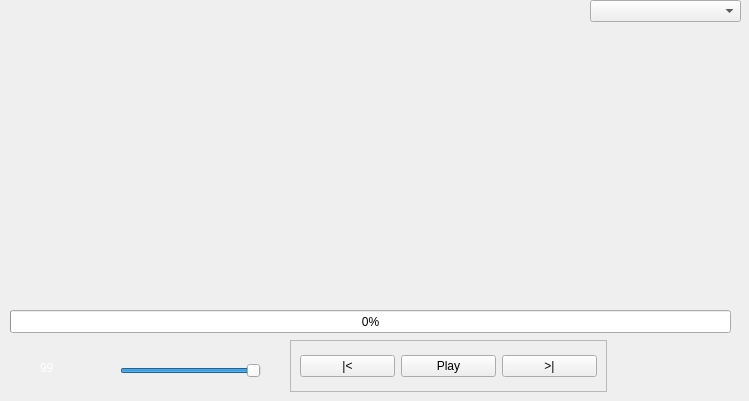
<?xml version="1.0" encoding="UTF-8"?>
<ui version="4.0">
 <class>MainWindow</class>
 <widget class="QMainWindow" name="MainWindow">
  <property name="geometry">
   <rect>
    <x>0</x>
    <y>0</y>
    <width>749</width>
    <height>401</height>
   </rect>
  </property>
  <property name="minimumSize">
   <size>
    <width>749</width>
    <height>401</height>
   </size>
  </property>
  <property name="maximumSize">
   <size>
    <width>749</width>
    <height>401</height>
   </size>
  </property>
  <property name="windowTitle">
   <string>MainWindow</string>
  </property>
  <widget class="QWidget" name="centralwidget">
   <widget class="QFrame" name="frame">
    <property name="geometry">
     <rect>
      <x>290</x>
      <y>340</y>
      <width>317</width>
      <height>52</height>
     </rect>
    </property>
    <property name="frameShape">
     <enum>QFrame::StyledPanel</enum>
    </property>
    <property name="frameShadow">
     <enum>QFrame::Raised</enum>
    </property>
    <layout class="QHBoxLayout" name="horizontalLayout">
     <item>
      <widget class="QPushButton" name="back">
       <property name="text">
        <string>|&lt;</string>
       </property>
      </widget>
     </item>
     <item>
      <widget class="QPushButton" name="play">
       <property name="text">
        <string>Play</string>
       </property>
      </widget>
     </item>
     <item>
      <widget class="QPushButton" name="next">
       <property name="text">
        <string>&gt;|</string>
       </property>
      </widget>
     </item>
    </layout>
   </widget>
   <widget class="QLabel" name="loudness">
    <property name="geometry">
     <rect>
      <x>40</x>
      <y>360</y>
      <width>55</width>
      <height>16</height>
     </rect>
    </property>
    <property name="text">
     <string>&lt;html&gt;&lt;head/&gt;&lt;body&gt;&lt;p&gt;&lt;span style=&quot; color:#ffffff;&quot;&gt;99&lt;/span&gt;&lt;/p&gt;&lt;/body&gt;&lt;/html&gt;</string>
    </property>
   </widget>
   <widget class="QSlider" name="horizontalSlider">
    <property name="geometry">
     <rect>
      <x>120</x>
      <y>360</y>
      <width>141</width>
      <height>21</height>
     </rect>
    </property>
    <property name="value">
     <number>99</number>
    </property>
    <property name="orientation">
     <enum>Qt::Horizontal</enum>
    </property>
   </widget>
   <widget class="QLabel" name="name_music">
    <property name="geometry">
     <rect>
      <x>0</x>
      <y>270</y>
      <width>55</width>
      <height>16</height>
     </rect>
    </property>
    <property name="text">
     <string/>
    </property>
   </widget>
   <widget class="QProgressBar" name="progressBar">
    <property name="geometry">
     <rect>
      <x>10</x>
      <y>310</y>
      <width>721</width>
      <height>23</height>
     </rect>
    </property>
    <property name="value">
     <number>0</number>
    </property>
   </widget>
   <widget class="QComboBox" name="co">
    <property name="geometry">
     <rect>
      <x>590</x>
      <y>0</y>
      <width>151</width>
      <height>22</height>
     </rect>
    </property>
   </widget>
   <widget class="QLabel" name="label">
    <property name="geometry">
     <rect>
      <x>0</x>
      <y>0</y>
      <width>771</width>
      <height>401</height>
     </rect>
    </property>
    <property name="minimumSize">
     <size>
      <width>771</width>
      <height>401</height>
     </size>
    </property>
    <property name="maximumSize">
     <size>
      <width>771</width>
      <height>401</height>
     </size>
    </property>
    <property name="text">
     <string/>
    </property>
    <property name="pixmap">
     <pixmap>1_Windows-10-Wallpapers.webp</pixmap>
    </property>
   </widget>
   <zorder>label</zorder>
   <zorder>frame</zorder>
   <zorder>loudness</zorder>
   <zorder>horizontalSlider</zorder>
   <zorder>name_music</zorder>
   <zorder>progressBar</zorder>
   <zorder>co</zorder>
  </widget>
  <action name="actionWay">
   <property name="text">
    <string>way</string>
   </property>
  </action>
 </widget>
 <resources/>
 <connections/>
</ui>
